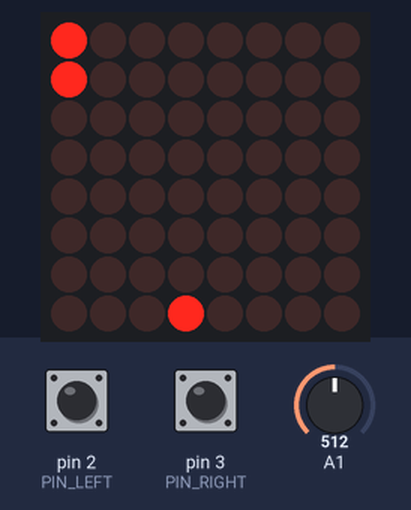
This sketch was run on a simulated Arduino Uno, built with avr-gcc and run on an emulated ATmega328P. On the bench: 8×8 LED matrix. The inputs (shaded band) are chosen by the test bench; at power-on: pin 2 (PIN_LEFT) HIGH, pin 3 (PIN_RIGHT) HIGH, A1 = 512. Random numbers use the default seed unless the sketch sets one.

Above: at 1.2 s.
1.3 s: pin 2 (PIN_LEFT) pulled LOW for 0.15 s
At 1.65 s:
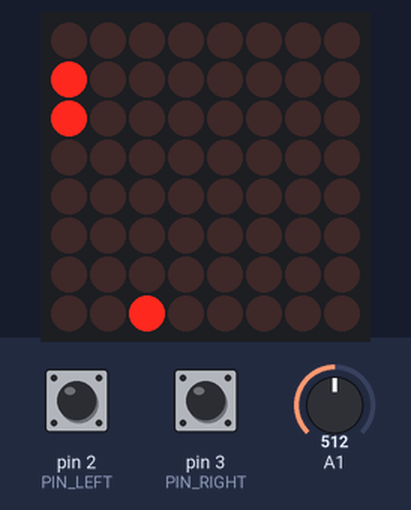
3.3 s: pin 3 (PIN_RIGHT) pulled LOW for 0.15 s
At 3.94 s:
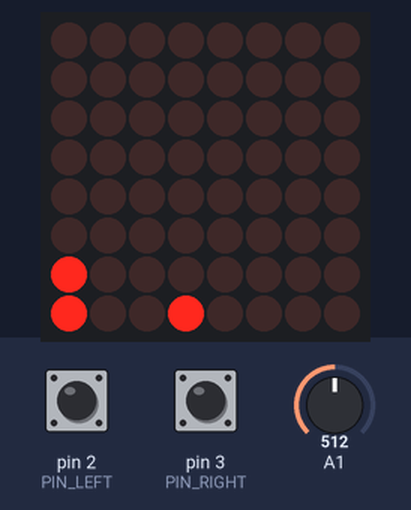
6.4 s: pin 2 (PIN_LEFT) pulled LOW for 1 s
At 6.98 s:
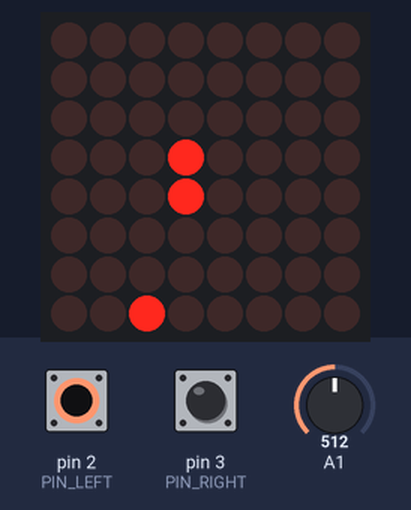
8.0 s: pin 2 (PIN_LEFT) pulled LOW for 0.15 s
At 8.25 s:
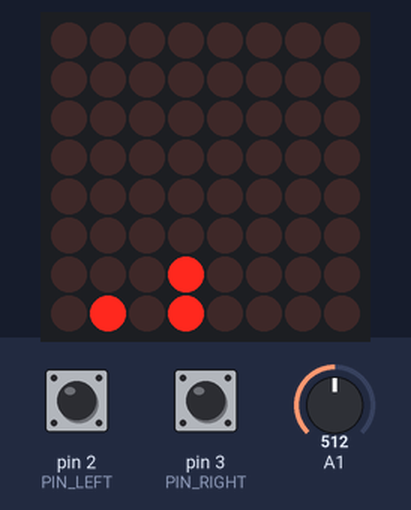
10.3 s: pin 3 (PIN_RIGHT) pulled LOW for 1 s
At 12.8 s:
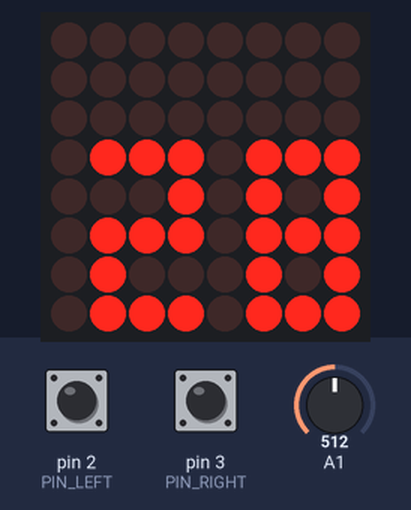
13.1 s: pin 3 (PIN_RIGHT) pulled LOW for 0.15 s
At 13.5 s:
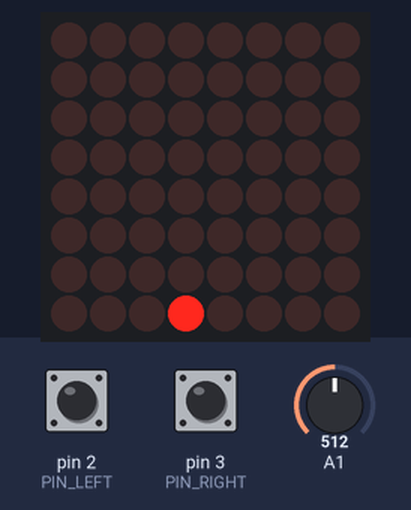
Timing chart, 0 to 16.1 s (numbered marks = the images above; inputs shaded):
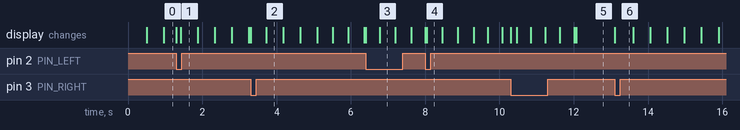

Measured:
- after the input at 13.1 s, the display: first changes at once (image 6 shows a later state)
- what the display in image 2 shows lasts 0.5 s, from 3.7 s to 4.2 s
- what the display in image 3 shows lasts 0.4 s, from 6.8 s to 7.2 s

The sketch:

Joc.ino
```cpp
#include "LedControl.h"
LedControl lc = LedControl(12, 11, 10, 1);


// delay between updates of the display
unsigned long delaytime = 1000;

// to Display the score */
String scoreString;
int score;
int hundreds;
String scoreStr;
String scoreArr[] = {"","","" };

//micro switches for control
int PIN_LEFT = 2;
int PIN_RIGHT = 3;
volatile unsigned long Button_Pressed;
int Button_Delay = 200;  //handle contact bounce

volatile bool Game_Over = false;

//"rythm" of the game(milliseconds)
int tick;
int Tick_Counter = 1;

//timestamp
unsigned long now;

int ship; // Initial ship position
int columns[] = {0,0,0,0,0,0,0,0}; // 8 columns, every int is row 1-8.
int randomInt;


void setup()
{
    //Initializing
    Game_Over = false;
    hundreds = 0;
    scoreArr[0] = "";
    scoreArr[1] = "";
    scoreArr[2] = "";
    score = 0;
    tick = 500;
    Tick_Counter = 1;
    ship = 3;
    now = millis();
    Button_Pressed = millis();
    randomSeed(analogRead(15));

    for (int i = 0; i<8; i++)
        columns[i] = 0;


    //we have to do a wakeup call
    lc.shutdown(0,false);

    //Set the brightness to a medium values
    lc.setIntensity(0,1);

    //clear the display
    lc.clearDisplay(0);

    pinMode(PIN_LEFT, INPUT_PULLUP);
    pinMode(PIN_RIGHT, INPUT_PULLUP);

    // attach button press to interrupts
    attachInterrupt(digitalPinToInterrupt(PIN_LEFT), left, FALLING);
    attachInterrupt(digitalPinToInterrupt(PIN_RIGHT), right, FALLING);

}

// handle left button press

void left()
{
    if (millis() - Button_Pressed > Button_Delay) // handle switch contact bounce
    {
        if (ship != 0)
            ship--;
        else
            ship = 7;

        lc.clearDisplay(0);
        Button_Pressed = millis();
    }

    // after game over, button press will restart game
    if (Game_Over == true)
    {
        Game_Over = false;
        setup();
    }
}


// handle right button press

void right()
{
    if (millis() - Button_Pressed > Button_Delay) // handle switch contact bounce
    {
        if (ship != 7)
            ship++;
        else
            ship = 0;

        lc.clearDisplay(0);
        Button_Pressed = millis();
    }

    // after game over, button press will restart game
    if (Game_Over == true)
    {
        Game_Over = false;
        setup();
    }
}


void loop()
{

    if (millis() - now > tick)   //do every tick
    {

        // score is: how many ticks you survived
        score++;

        now = millis();

        if (Tick_Counter == 1)  //every 10th tick
        {

            // make game faster over time
            tick = tick/1.09;

            // randomly choose column
            randomInt = random(0, 8);

            // if no asteroid exists in column, create one in row 1.
            if (columns[randomInt] == 0)
            {
                columns[randomInt] = 1;
            }
        }

        if (Tick_Counter != 10)
            Tick_Counter++;
        else
            Tick_Counter = 1;

        //for every column
        for (int i = 0; i<8; i++)
        {

            if (columns[i] == 10) // delete asteroids when out of display
                columns[i] = 0;

            if (columns[i] != 0) // make asteroids fall down
                columns[i]++;
        }

        lc.clearDisplay(0);
    }


    // ship
    lc.setLed(0, 7, ship, true);

    // asteroids
    for (int i = 0; i<8; i++)
    {
        if (columns[i] > 0)
            lc.setLed(0, columns[i]-2, i, true);
        lc.setLed(0, columns[i]-3, i, true);
    }

    // detect collision of ship with asteroid
    if (columns[ship] == 10 or columns[ship] == 9)
    {
        lc.clearDisplay(0);

        // animate explosion
        for (int i = 0; i<4; i++)
        {
            lc.setLed(0,7,ship+i,true);
            lc.setLed(0,7,ship-i,true);
            lc.setLed(0,7-i,ship+i,true);
            lc.setLed(0,7-i,ship-i,true);
            lc.setLed(0,7-1.5*i,ship,true);

            lc.clearDisplay(0);
        }

        delay(45);

        // display score

        scoreStr = String(score);

        // get single digits from score int
        scoreArr[0] = scoreStr.charAt(0);
        scoreArr[1] = scoreStr.charAt(1);
        scoreArr[2] = scoreStr.charAt(2);

        // matrix can only display up to 99
        if (score < 100)
        {
            for (int i = 0; i<2; i++)
            {
                if (scoreArr[i] == "0")
                    draw_0(1+i*4);
                if (scoreArr[i] == "1")
                    draw_1(1+i*4);
                if (scoreArr[i] == "2")
                    draw_2(1+i*4);
                if (scoreArr[i] == "3")
                    draw_3(1+i*4);
                if (scoreArr[i] == "4")
                    draw_4(1+i*4);
                if (scoreArr[i] == "5")
                    draw_5(1+i*4);
                if (scoreArr[i] == "6")
                    draw_6(1+i*4);
                if (scoreArr[i] == "7")
                    draw_7(1+i*4);
                if (scoreArr[i] == "8")
                    draw_8(1+i*4);
                if (scoreArr[i] == "9")
                    draw_9(1+i*4);
            }

        }
        // if score is > 100, display only last two digits of score
        else
        {

            for (int i = 1; i<3; i++)
            {
                if (scoreArr[i] == "0")
                    draw_0(1+(i-1)*4);
                if (scoreArr[i] == "1")
                    draw_1(1+(i-1)*4);
                if (scoreArr[i] == "2")
                    draw_2(1+(i-1)*4);
                if (scoreArr[i] == "3")
                    draw_3(1+(i-1)*4);
                if (scoreArr[i] == "4")
                    draw_4(1+(i-1)*4);
                if (scoreArr[i] == "5")
                    draw_5(1+(i-1)*4);
                if (scoreArr[i] == "6")
                    draw_6(1+(i-1)*4);
                if (scoreArr[i] == "7")
                    draw_7(1+(i-1)*4);
                if (scoreArr[i] == "8")
                    draw_8(1+(i-1)*4);
                if (scoreArr[i] == "9")
                    draw_9(1+(i-1)*4);
            }

            // first digit of score ("hundreds") is displayed as dots: One dot for every hundred.
            for (int i = 1; i<10; i++)
            {
                if (scoreArr[0] == String(i))
                    hundreds = i;
            }
            for (int i = 1; i <= hundreds; i++)
            {
                lc.setLed(0,0,i-1,true);
                lc.setLed(0,1,i-1,true);
                delay(200);
            }

        }
        Game_Over = true;
        while (Game_Over == true)
        {
            //wait for button press
        }
    }

}

//Draw score digits

void draw_0(int position)
{

    lc.setColumn(0,0+position,B00011111);
    lc.setColumn(0,1+position,B00010001);
    lc.setColumn(0,2+position,B00011111);
}


void draw_1(int position)
{

    lc.setColumn(0,0+position,B00001000);
    lc.setColumn(0,1+position,B00011111);

}

void draw_2(int position)
{

    lc.setColumn(0,0+position,B00010111);
    lc.setColumn(0,1+position,B00010101);
    lc.setColumn(0,2+position,B00011101);
}
void draw_3(int position)
{

    lc.setColumn(0,0+position,B00010001);
    lc.setColumn(0,1+position,B00010101);
    lc.setColumn(0,2+position,B00011111);
}
void draw_4(int position)
{

    lc.setColumn(0,0+position,B00011100);
    lc.setColumn(0,1+position,B00000100);
    lc.setColumn(0,2+position,B00011111);
}
void draw_5(int position)
{

    lc.setColumn(0,0+position,B00011101);
    lc.setColumn(0,1+position,B00010101);
    lc.setColumn(0,2+position,B00010111);
}
void draw_6(int position)
{

    lc.setColumn(0,0+position,B00011111);
    lc.setColumn(0,1+position,B00010101);
    lc.setColumn(0,2+position,B00010111);
}
void draw_7(int position)
{

    lc.setColumn(0,0+position,B00010000);
    lc.setColumn(0,1+position,B00010011);
    lc.setColumn(0,2+position,B00011100);
}
void draw_8(int position)
{

    lc.setColumn(0,0+position,B00011111);
    lc.setColumn(0,1+position,B00010101);
    lc.setColumn(0,2+position,B00011111);
}

void draw_9(int position)
{

    lc.setColumn(0,0+position,B00011101);
    lc.setColumn(0,1+position,B00010101);
    lc.setColumn(0,2+position,B00011111);
}
```
